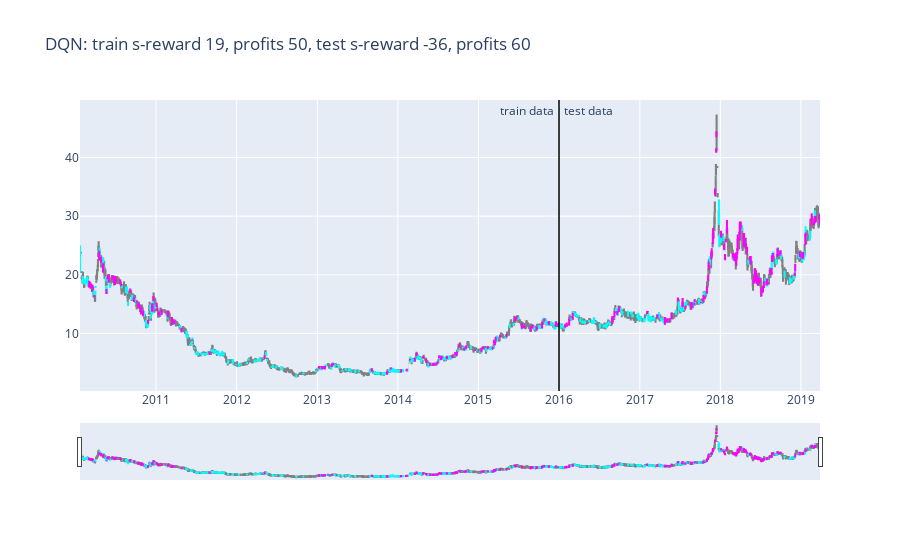

Notebook source saved alongside this figure:
### Code cell
plot_train_test_by_q(Environment1(train), Environment1(test), Q, 'DQN')
